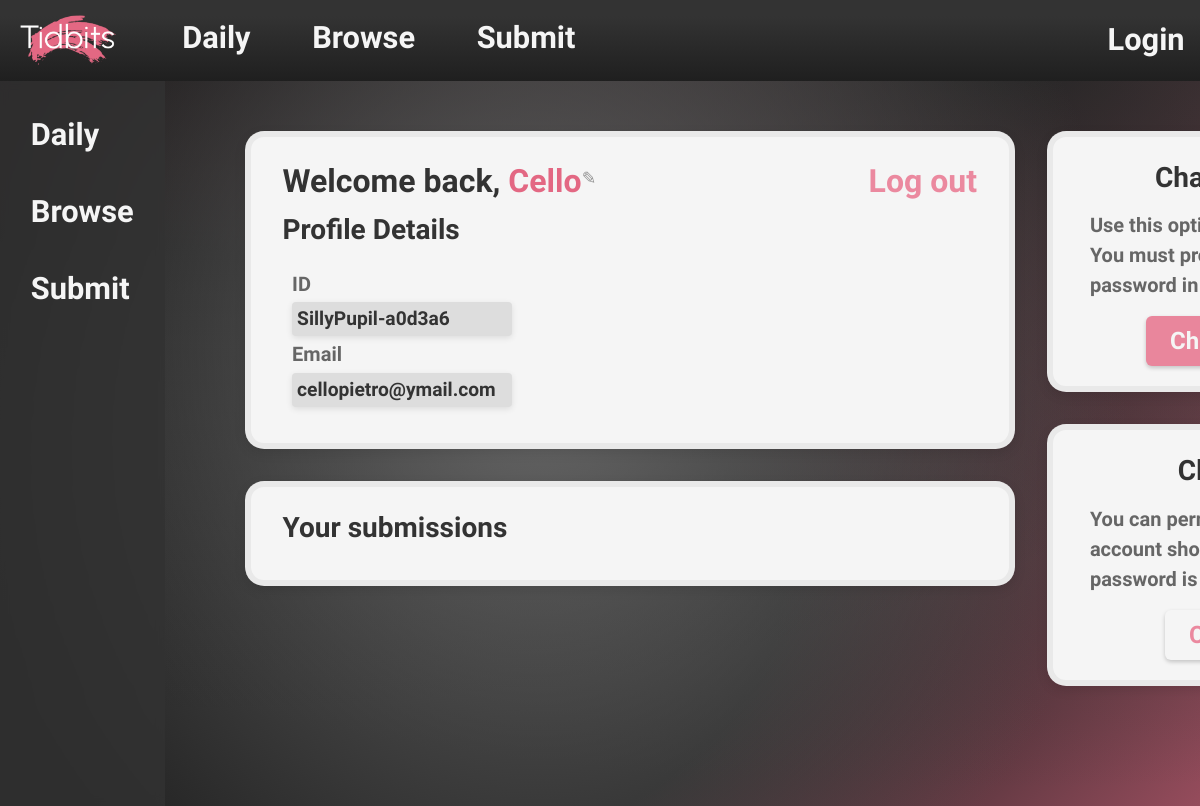
The page /accounts/my-profile (signed in) on the database as committed earlier.
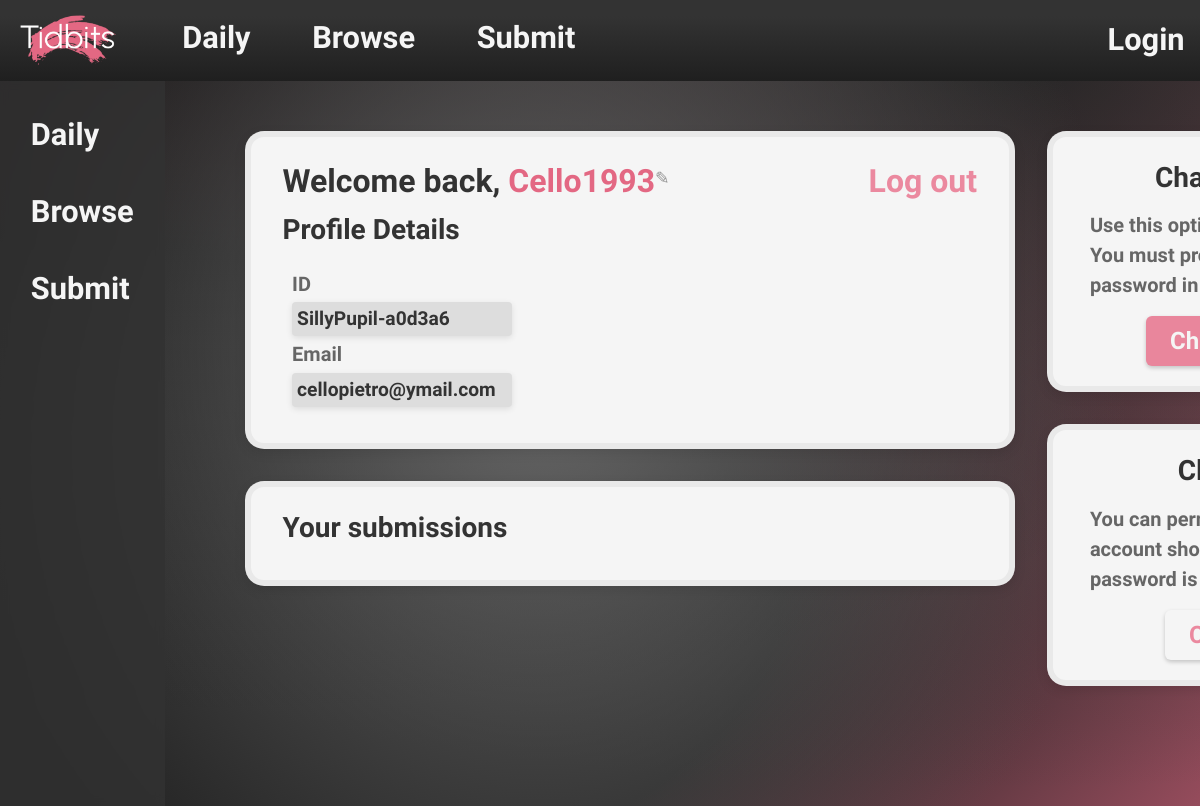
The same page on the database as committed later.
### accounts/models.py (models this page shows, shortened)
class CustomUser(AbstractUser):
    username = models.CharField('Internal username', max_length=50, unique=True, default=random_username)
    nickname = models.CharField('Display name', max_length=50, validators=[nickname_validator], help_text="This is what's displayed on your profile!")
    email = models.EmailField('Email address', unique=True)
    USERNAME_FIELD = 'email'
    REQUIRED_FIELDS = []
    objects = CustomUserManager()

### accounts/views.py (the view)
# urls.py: path('my-profile', views.userProfile, name='user_profile'),
@login_required
def userProfile(request):
    return render(request, 'accounts/user_profile.html', {'user': request.user})

### accounts/templates/accounts/user_profile.html (shortened to what this page needs)
{% extends "base.html" %}
{% load static %}
{% block head %}
<link rel="stylesheet" href="{% static 'accounts/css/user-profile.css' %}">
{% endblock %}
{% block content %}
<section class="left-panels">
    <div class="content-panel content-panel--wide" id="profile-details">
        <section class="left-panels" style="gap: 0;">
            <div class="header">
                <h1>Welcome back, <span id='nickname-inline'>{% include "accounts/components/nickname-view.html" %}</span></h1>
                <h2>Profile Details</h2>
            </div>
            <div class="field-box">
                <p class="info-text">ID</p>
                <p class="info-field">{{ user.username }}</p>
                <p class="info-text">Email</p>
                <p class="info-field">{{ user.email }}</p>
            </div>
        </section>
        <section class="right-panels" style="gap: 0; align-items: flex-end; color: #E11D487f;">
            <form method="post" action="{% url 'logout' %}" style="display: inline;">
                <button type="submit" class="link-style"><h1>Log out</h1></button>
            </form>
        </section>
    </div>
    <div class="content-panel content-panel--wide" id="user-submissions">
        <div class="header">
            <h2>Your submissions</h2>
        </div>
    </div>
</section>
<section class="right-panels">
    <div class="content-panel content-panel--narrow" id="change-password">
        <div class="header header-center">
            <h2>Change password</h2>
        </div>
        <div class="info-box">
            <p class="info-text">Use this option to alter your password. You must provide your current password in order to alter it.</p>
        </div>
        <div class="button-box">
            <a href="{% url 'password_change' %}" class="button-style">Change Password</a>
        </div>
    </div>
    <div class="content-panel content-panel--narrow" id="close-account">
        <div class="header header-center">
            <h2>Close account</h2>
        </div>
        <div class="info-box">
            <p class="info-text">You can permanently terminate your account should you wish. Your password is required for this process.</p>
        </div>
        <div class="button-box">
            <a href="{% url 'password_change' %}" class="button-style button-inverted-colors">Close Account</a>
        </div>
    </div>
</section>
{% endblock %}

### accounts/templates/accounts/components/nickname-view.html
<span id="nickname-text">{{ request.user.nickname }}</span><button
        id="nickname-edit-btn"
        hx-get="{% url 'update_nickname' %}"
        hx-vals='{"edit": "1"}'
        hx-target="#nickname-inline"
        hx-swap="innerHTML"><sup>✎</sup>
</button>

Rows that differ between the two databases and show on the page:
changed CustomUser "SillyPupil-a0d3a6": user.nickname "Cello" → "Cello1993"
